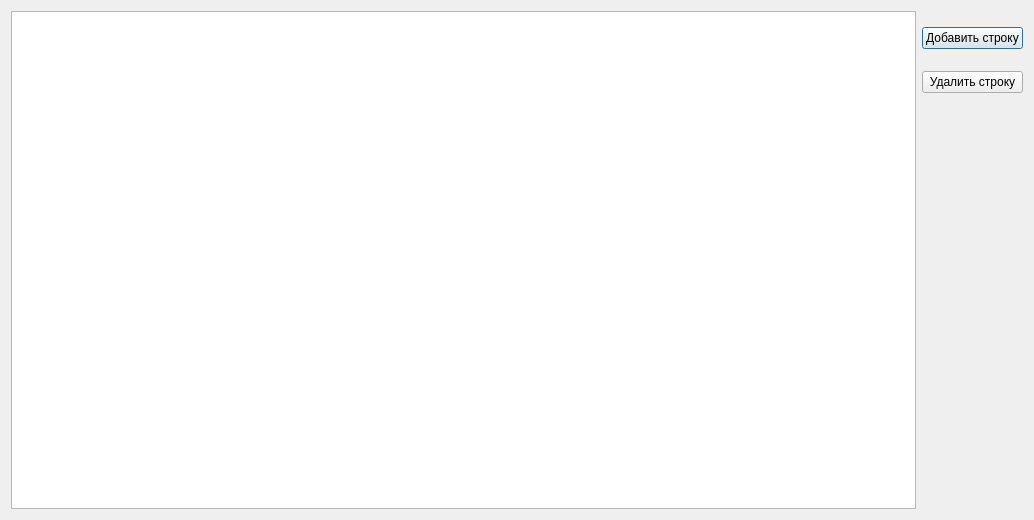
<?xml version="1.0" encoding="UTF-8"?>
<ui version="4.0">
 <class>db_show</class>
 <widget class="QDialog" name="db_show">
  <property name="geometry">
   <rect>
    <x>0</x>
    <y>0</y>
    <width>1034</width>
    <height>520</height>
   </rect>
  </property>
  <property name="windowTitle">
   <string>Dialog</string>
  </property>
  <layout class="QGridLayout" name="gridLayout_2">
   <item row="0" column="0">
    <widget class="QTableView" name="tableView"/>
   </item>
   <item row="0" column="1">
    <layout class="QGridLayout" name="gridLayout">
     <property name="bottomMargin">
      <number>400</number>
     </property>
     <item row="0" column="0">
      <widget class="QPushButton" name="pushButton">
       <property name="sizePolicy">
        <sizepolicy hsizetype="Minimum" vsizetype="Fixed">
         <horstretch>0</horstretch>
         <verstretch>0</verstretch>
        </sizepolicy>
       </property>
       <property name="text">
        <string>Добавить строку</string>
       </property>
      </widget>
     </item>
     <item row="1" column="0">
      <widget class="QPushButton" name="pushButton_2">
       <property name="sizePolicy">
        <sizepolicy hsizetype="Minimum" vsizetype="Fixed">
         <horstretch>0</horstretch>
         <verstretch>0</verstretch>
        </sizepolicy>
       </property>
       <property name="layoutDirection">
        <enum>Qt::LeftToRight</enum>
       </property>
       <property name="text">
        <string>Удалить строку</string>
       </property>
      </widget>
     </item>
    </layout>
   </item>
  </layout>
 </widget>
 <resources/>
 <connections/>
</ui>
